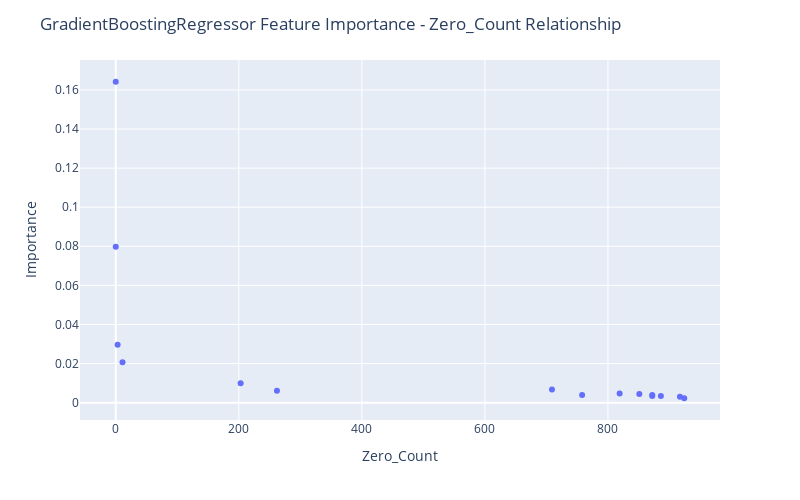

Notebook code cell kept with this figure:
### Code cell
fig = px.scatter(df_merged[~df_merged["Feature Name"].str.contains("Output")], x="Zero_Count", y="Importance",
                hover_data=["Feature Name"])

fig.update_layout(
    autosize=False,
    width=800,
    height=500,
    title_text=f"GradientBoostingRegressor Feature Importance - Zero_Count Relationship",
)

fig.show()

### Figure 1 — Plotly figure (JSON) as saved in the notebook; plotly's stock layout.template omitted (floating-point values rounded to 4 significant figures)
{"data": [{"customdata": [["Input 14"], ["Input 11"], ["Input 12"], ["Input 08"], ["Input 02"], ["Input 09"], ["Input 01"], ["Input 10"], ["Input 03"], ["Input 15"], ["Input 05"], ["Input 07"], ["Input 13"], ["Input 04"], ["Input 06"]], "hovertemplate": "Zero_Count=%{x}<br>Importance=%{y}<br>Feature Name=%{customdata[0]}<extra></extra>", "legendgroup": "", "marker": {"color": "#636efa", "symbol": "circle"}, "mode": "markers", "name": "", "orientation": "v", "showlegend": false, "type": "scatter", "x": [0, 0, 3, 11, 203, 709, 262, 819, 851, 872, 758, 872, 886, 917, 924], "xaxis": "x", "y": [0.1642, 0.07982, 0.02968, 0.02065, 0.009899, 0.006727, 0.006104, 0.004704, 0.004426, 0.003879, 0.003859, 0.003463, 0.00336, 0.003064, 0.002248], "yaxis": "y"}], "layout": {"autosize": false, "height": 500, "legend": {"tracegroupgap": 0}, "margin": {"t": 60}, "title": {"text": "GradientBoostingRegressor Feature Importance - Zero_Count Relationship"}, "width": 800, "xaxis": {"anchor": "y", "autorange": true, "domain": [0, 1], "range": [-58.11, 982.1], "title": {"text": "Zero_Count"}, "type": "linear"}, "yaxis": {"anchor": "x", "autorange": true, "domain": [0, 1], "range": [-0.008881, 0.1753], "title": {"text": "Importance"}, "type": "linear"}}}
